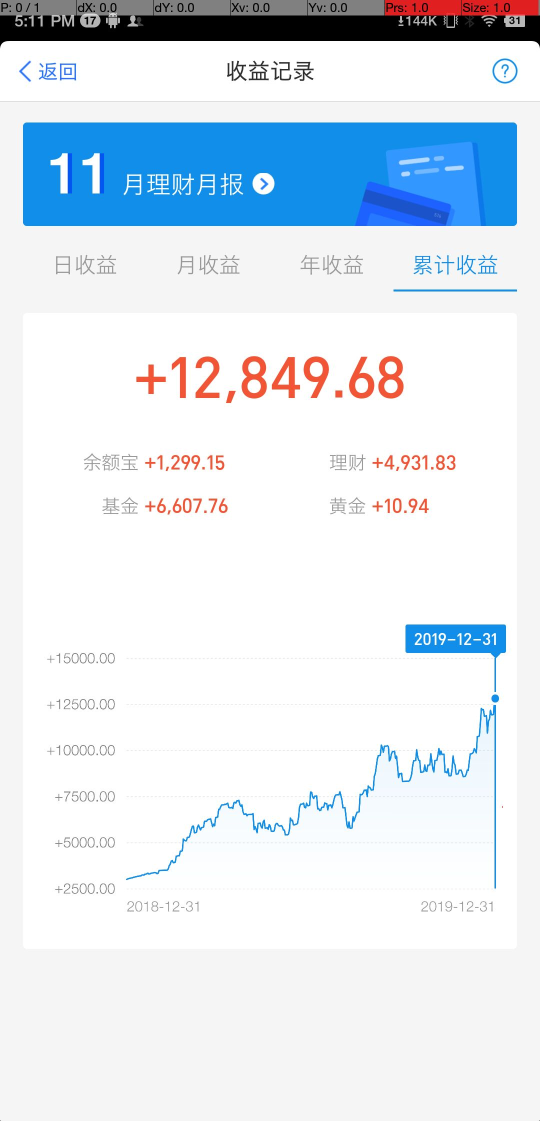
#> input picture STuiautomator/xx.gif, 1080 x 2242 px (shown at 1/2 size)
$ python xxx.py
#> lines starting #> are read from the running program, lines starting #| are printed output that depends on the picture

from PIL import Image


from PIL import Image


def saveblack(img):
    img = img.convert("RGBA")  # 转换获取信息
    pixdata = img.load()

    for y in range(img.size[1]):
        for x in range(img.size[0]):
            # print(pixdata[x, y])
            if pixdata[x, y][2] > 185 or abs(pixdata[x, y][2]-pixdata[x, y][1]) <3 :
                pixdata[x, y] = (255, 255, 255, 1)
    return img


image = Image.open('xx.gif')
#> image is the input picture: PIL image 1080x2242 RGB; mean R, G, B 222.3, 231.3, 239.7
img_s = image.crop((121, 969, 521, 1111))
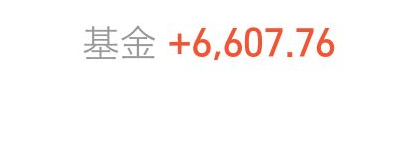
#> img_s: PIL image 400x142 RGB; mean R, G, B 252.5, 249, 248.1
img_s = saveblack(img_s)
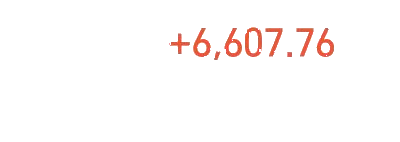
#> img_s: PIL image 400x142 RGBA; mean R, G, B, A 254.2, 250.9, 250.3, 8.2; transparent parts drawn white
img_s.show()
